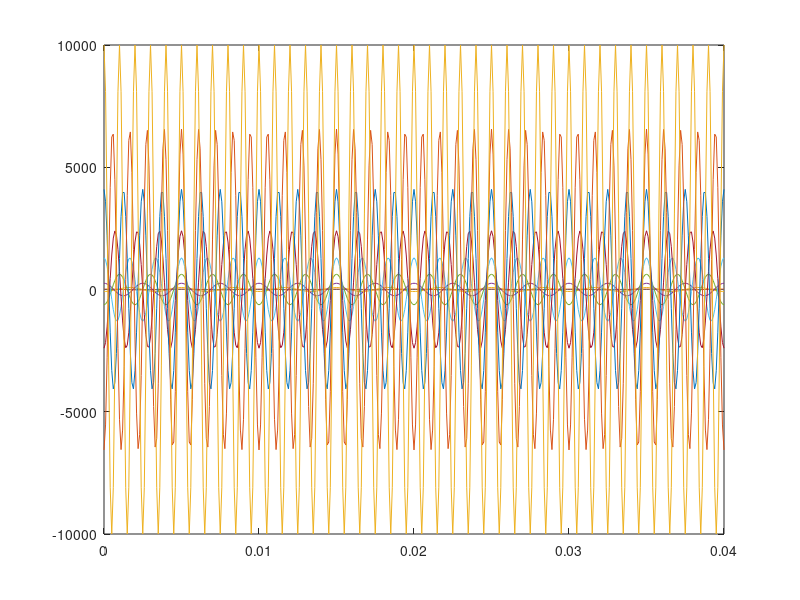
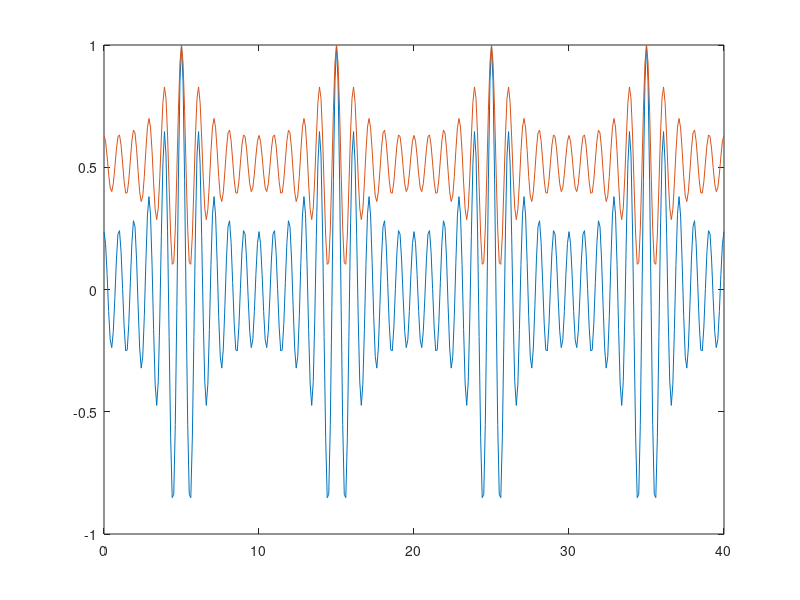
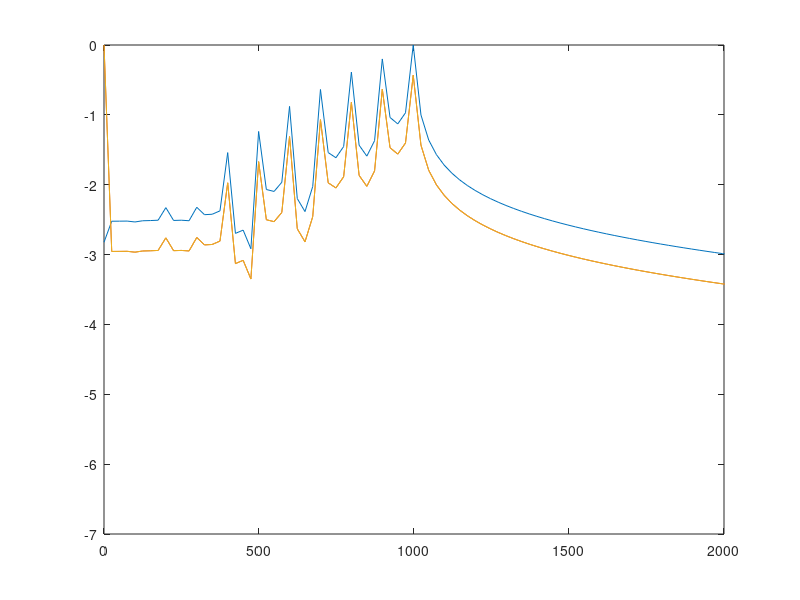
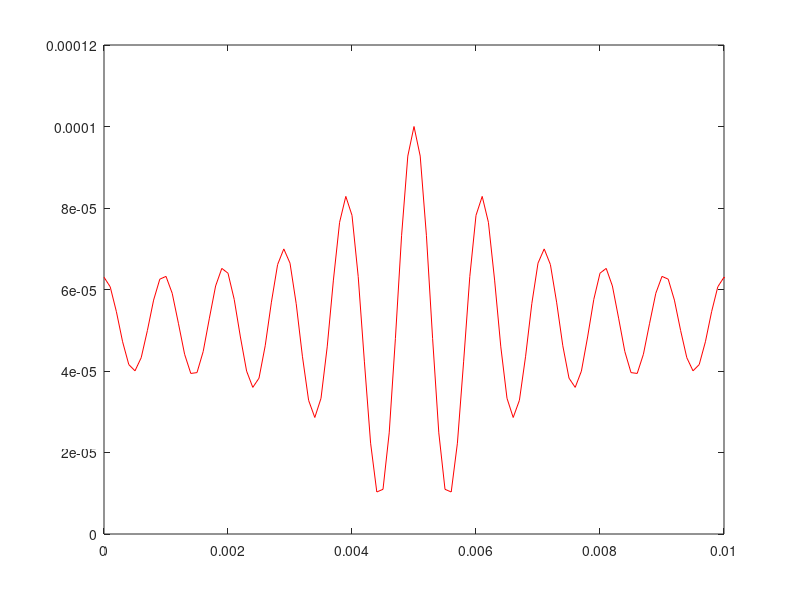

The MATLAB source for these figures, in order: (Note: this script raises an error after producing the figures.)
clear all
close all
savePath1='D:\Murad\Code\shiqi';

pushFreq=4.0;
pushFreq=125/round(125/pushFreq)*1e6
%% multi excitaiton factor
Dmax=100e-6;
Dmin=30e-6;
funFreq=100;
totalHarm=10;
harmFac=1;
totalFreq=1:harmFac:totalHarm;
freqL=length(totalFreq);

Ncycle=4;flagLoad=3; % 2=equal distant push; 1 = previous location;
                 % else point sel
folName=['f',num2str(funFreq),'_n',num2str(totalHarm),'_nC',num2str(Ncycle)];
savePath=fullfile(savePath1,folName);
if ~exist(savePath,'dir')
    mkdir(savePath)
end
AmFac=1.25;
sF=2;
harmPower=4;

filePath='G:\AblationStudy\02142022\L74\ST-HMI\01312022\f100_n10_nC4';
fileName='f1Fac_2_HP_2_2_6_nC_6.mat';
%%
prfTemp=10e3; % 10 kHZ PRF
if rem(prfTemp,funFreq)~=0
PRF=prfTemp + (funFreq - rem(prfTemp,funFreq));
else
   PRF=prfTemp;
end
if flagLoad==2
    samInt=10*1/PRF;
    iniSam=10;
end
t=(0:1/PRF:(Ncycle/funFreq));
tAll=repmat(t,freqL,1);
% if harmPower==1
if harmPower~=1
    An=(1:freqL).^harmPower;
else
    An=ones(1,totalHarm);
end
% elseif harmPower==2
%     An=ones(1,totalHarm).^2;
% end

AnAll=repmat(An',1,length(t));
selFreq=totalFreq*funFreq;
freqAll=repmat(selFreq',1,length(t));
thetaAll=zeros(freqL,length(t));
thetaAll(1:2:freqL,:)=pi;
yAll=AnAll.*cos(2*pi*freqAll.*tAll+thetaAll);
yt=sum(yAll);
Am=-AmFac*min(yt);
ytAm=sqrt((Am+yt).^sF);
% ytAm = rescale(yt,Dmin,Dmax,'InputMin',min(yt),'InputMax',max(yt));
%%
figure;plot(t,yAll)
figure;plot(t*1e3,yt/max(yt))
hold all;plot(t*1e3,ytAm/max(ytAm))
%%
L=length(t);

Yf=fft(yt);YfAm=fft(ytAm);
P2 = abs(Yf/L);P2Am = abs(YfAm/L);
P1 = P2(1:round(L/2)+1);P1Am = P2Am(1:round(L/2)+1);
P1(2:end-1) = 2*P1(2:end-1);P1Am(2:end-1) = 2*P1Am(2:end-1);
freqVec=PRF*(0:round(L/2))/L;
h1=figure;plot(freqVec,log10(P1/max(P1)));xlim([0 2e3])
hold all;plot(freqVec,log10(P1Am/max(P1Am)))
%%
ytD=Dmax*ytAm/max(ytAm);
h2=figure;plot(t,ytD,'r');xlim([0 1/funFreq])
YfD=fft(ytD);
P2D = abs(YfD/L);
P1D = P2D(1:round(L/2)+1);
P1D(2:end-1) = 2*P1D(2:end-1);
figure(h1);plot(freqVec,log10(P1D/max(P1D)))
if flagLoad==1
load(fullfile(filePath,fileName),'pushLocT')
elseif flagLoad==2
    pushLocT=(iniSam/PRF):samInt:((1/funFreq)-(iniSam/PRF));
else
pushLocT=getpts(h2);
end
%%
pushLoc=zeros(size(pushLocT));
nPush=length(pushLoc);
ytS=zeros(size(ytD));
t=t';
for ii=1:nPush
    pushLoc(ii)=t(knnsearch(t,pushLocT(ii)));
    ytS(knnsearch(t,pushLocT(ii)):(PRF/funFreq):(Ncycle*PRF/funFreq))=ytD(knnsearch(t,pushLoc(ii)):(PRF/funFreq):(Ncycle*PRF/funFreq));
end
figure;plot(t*1e3,ytD)
hold all
plot(t*1e3,ytS,'ro')

YfS=abs(fft(ytS));
P2S = abs(YfS/L);
P1S = P2S(1:round(L/2)+1);
P1S(2:end-1) = 2*P1S(2:end-1);
figure;plot(freqVec,log10(P1S/max(P1S)));xlim([0 2e3])
title('FFT of ytS')
%% 
ft=PRF*linspace(0,1,L);
ftT=ft(knnsearch(ft',selFreq(1)-50):knnsearch(ft',selFreq(end)+50));
YfST=YfS(knnsearch(ft',selFreq(1)-50):knnsearch(ft',selFreq(end)+50));
[fftAmpFreq,freqLoc]=findpeaks(YfST,ftT,'NPeaks',totalHarm,'MinPeakDistance',funFreq-50);
fftAmpFreq./fftAmpFreq(1)
%%
ind=pushLoc(1)*1e4;

relaxationTime=1e-3;



on_duration=t(end);            
total_time=on_duration+relaxationTime;%[s] % in this time there will be no push
sampling_freq=PRF;
t_total = (0:1/sampling_freq:total_time)';
t_on=(0:1/sampling_freq:on_duration)';
d_final=zeros(size(t_total));
d_final(1:length(ytS))=ytS;
y_final=double(d_final>0);

NFFT=5e5;
indT=knnsearch(t_total,t_on(end));

figure;plot(t_total(1:indT)*1e3,d_final(1:indT),'ro');
xlabel('Sequence Time (ms)')
ylabel ('Force Durtation (\mu s)')
figure;plot(sampling_freq*linspace(0,1,NFFT),abs(fft(d_final(1:indT)-mean(d_final(1:indT)),NFFT)))
xlim([0 2e3])
%%
% ft=sampling_freq*linspace(0,1,NFFT);
% ftT1=ft(knnsearch(ft',selFreq(1)-50):knnsearch(ft',selFreq(end)+50));
% YfS1=abs(fft(d_final(1:indT)-mean(d_final(1:indT)),NFFT));
% YfST1=YfS1(knnsearch(ft',selFreq(1)-50):knnsearch(ft',selFreq(end)+50));
% [fftAmpFreq1,freqLoc1]=findpeaks(YfST1,ftT1,'NPeaks',totalHarm,'MinPeakDistance',funFreq-50)
% figure;plot(ftT1,YfST1)
% hold all;plot(freqLoc1,fftAmpFreq1,'ro')
%%
tnew=t_total(1):1/PRF:t_total(end);
d_final_interp=interp1(t_total,d_final,tnew);
y_final_interp=interp1(t_total,y_final,tnew);
indPush=find(y_final_interp==1);
pushDuration_all=d_final_interp(1,indPush);
if indPush(1)==1 % start with push
    track_btwn_num=diff(indPush)-1;
    if indT-indPush(end)>0
    track_btwn_num=[track_btwn_num indT-indPush(end)]; % track after last push
    end
    indPush_mod=indPush;
else % 1st push t>0.0
    indPush_mod=[1 indPush];
    track_btwn_num=diff(indPush_mod)-1;
    track_btwn_num(1)=track_btwn_num(1)+1;
    if indT-indPush(end)>0
        track_btwn_num=[track_btwn_num indT-indPush(end)]; % track after last push
    end
end
track_btwn_num;
sum(track_btwn_num<3)
            
           
if ind~=0
    Duty_C=100*sum(pushDuration_all(1:nPush)*funFreq);
%     Duty_C_All(ind_prf,ind+1)=100*sum(pushDuration_all(1:nPush)/push_period);
else
    Duty_C=100*sum(pushDuration_all)/(Ncycle/funFreq);
%     Duty_C_All(ind_prf,ind+1)=100*sum(pushDuration_all)/(NCycle*funFreq);
end
push_cycle= round(pushDuration_all'.*pushFreq);
relaxationTimeTrack=round(relaxationTime*PRF);
%%
iniSamN=indPush(1);
save_name=['f',num2str(flagLoad),'Fac_',num2str(sF),'_HP_',num2str(harmPower),'_',num2str(iniSamN),'_',num2str(nPush),'_nC_',num2str(Ncycle)];
note=['push_start= ',num2str(pushLoc(1)*1e3),'; nPush= ',num2str(nPush),';  Cycle =',num2str(Ncycle)];
saveName=fullfile(savePath,save_name);
save(saveName,'note','indPush_mod','indPush','nPush','push_cycle','funFreq',...
        'track_btwn_num','pushFreq','pushDuration_all','PRF','relaxationTimeTrack','total_time',...
        'on_duration','relaxationTime','Duty_C','Ncycle','pushLocT','fftAmpFreq','freqLoc','Dmin','Dmax')
